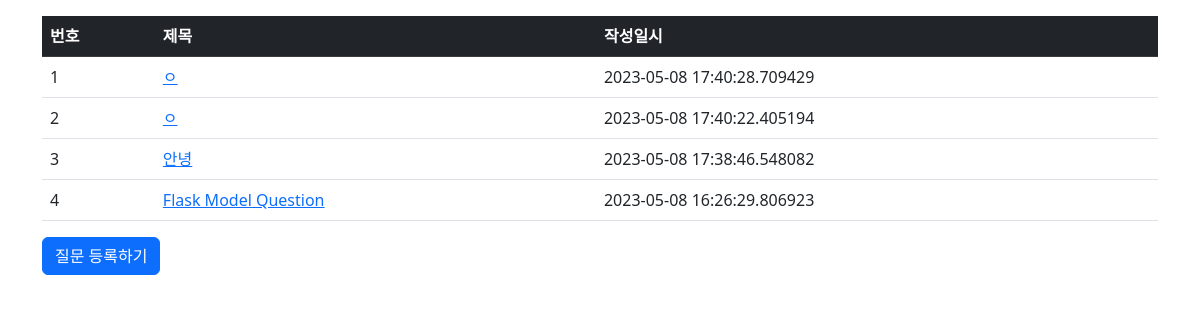
Page /question/list/ on the committed database.
### pybo/models.py (models this page shows)
class Question(db.Model):
    id = db.Column(db.Integer, primary_key = True)
    subject = db.Column(db.String(200), nullable = False)
    content = db.Column(db.Text(), nullable = False)
    create_date = db.Column(db.DateTime(), nullable = False)

### pybo/views/question_views.py (the view)
@bp.route('/list/')
def _list():
    question_list = Question.query.order_by(Question.create_date.desc())
    return render_template('question/question_list.html', question_list=question_list)

### pybo/templates/question/question_list.html
{% extends 'base.html' %}
{% block content %}
<div class="container my-3">
    <table class="table">
        <thead>
        <tr class="table-dark">
            <th>번호</th>
            <th>제목</th>
            <th>작성일시</th>
        </tr>
        </thead>
        <tbody>
        {% if question_list %}
        {% for question in question_list %}
        <tr>
            <td>{{ loop.index }}</td>
            <td>
                <a href="{{ url_for('question.detail', question_id=question.id) }}">{{ question.subject }}</a>
            </td>
            <td>{{ question.create_date }}</td>
        </tr>
        {% endfor %}
        {% else %}
        <tr>
            <td colspan="3">질문이 없습니다.</td>
        </tr>
        {% endif %}
        </tbody>
    </table>
    <a href="{{ url_for('question.create') }}" class="btn btn-primary">질문 등록하기</a>
</div>
{% endblock %}

### rows in the picture
Question: subject "ㅇ", create_date "2023-05-08 17:40:28.709429"
Question: subject "ㅇ", create_date "2023-05-08 17:40:22.405194"
Question: subject "안녕", create_date "2023-05-08 17:38:46.548082"
Question: subject "Flask Model Question", create_date "2023-05-08 16:26:29.806923"
